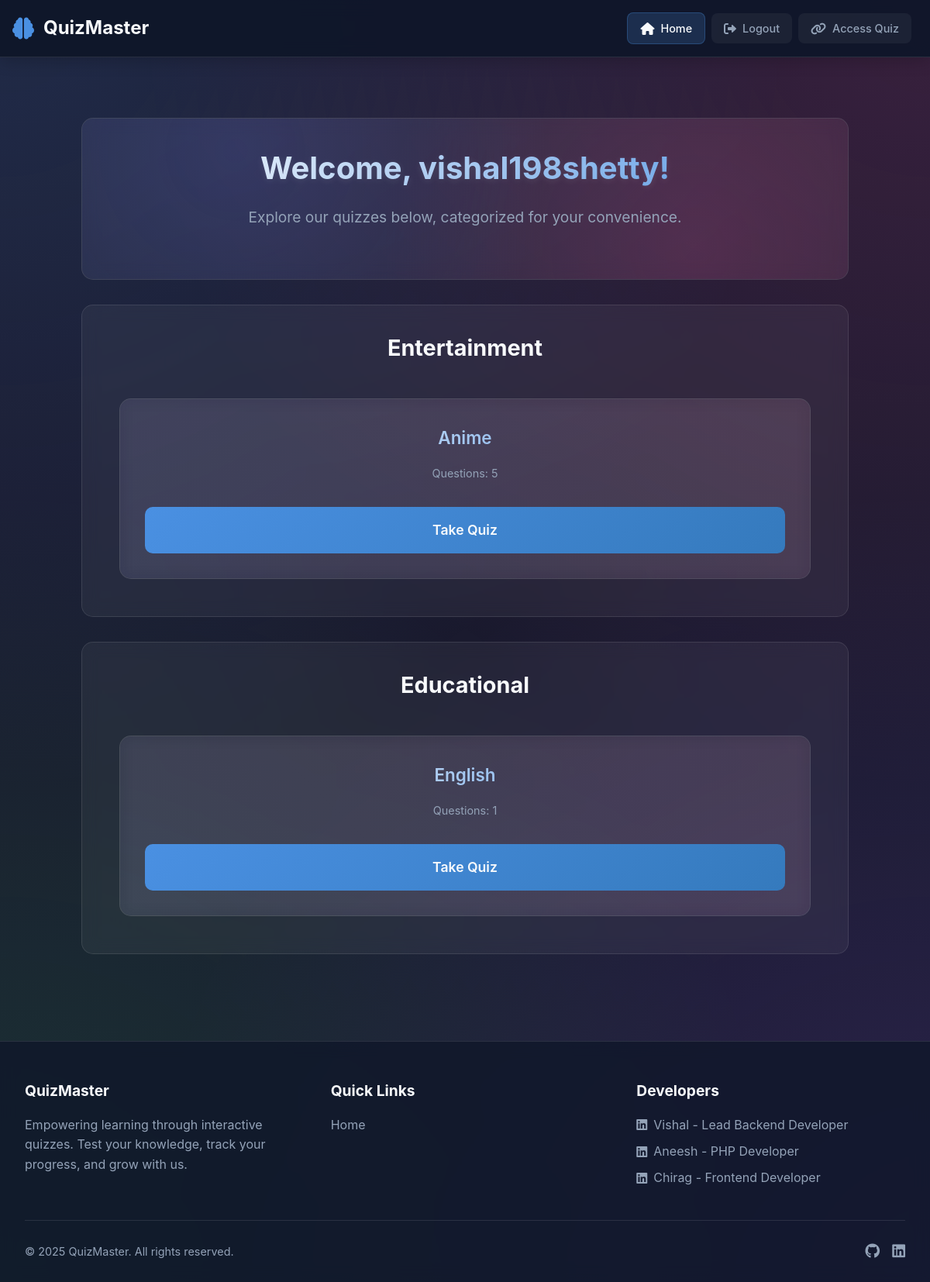
Page / (signed in) on the committed database.
### tables this page shows
CREATE TABLE `quizdetails` (
  `quizid` int(5) NOT NULL,
  `category` varchar(200) NOT NULL,
  `quizname` varchar(200) NOT NULL,
  `email` varchar(222) NOT NULL,
  `timer` int(11) NOT NULL DEFAULT 30,
  `is_visible` tinyint(1) NOT NULL DEFAULT 1
);

### index.php (the view, shortened to what this page needs)
<?php
include "dbconnect.php";
$welcome_name = '';
if (isset($_SESSION['name']) && !empty($_SESSION['name'])) {
    $welcome_name = $_SESSION['name'];
} else if (isset($_SESSION['username']) && !empty($_SESSION['username'])) {
    $welcome_name = $_SESSION['username'];
} else if (isset($_SESSION['email']) && !empty($_SESSION['email'])) {
    $welcome_name = explode('@', $_SESSION['email'])[0];
}
$quizQuery = "SELECT qd.quizid, qd.quizname, qd.category,
              (SELECT COUNT(*) FROM quizes WHERE quizid = qd.quizid) as question_count,
              qd.is_visible
              FROM quizdetails qd";
if ($_SESSION['status'] !== 'admin') {
    $quizQuery .= " WHERE qd.is_visible = TRUE";
}
$quizResult = $con->query($quizQuery);
$categories = array();
if ($quizResult) {
    while ($row = $quizResult->fetch_assoc()) {
        if (!in_array($row['category'], $categories)) {
            $categories[] = $row['category'];
        }
    }
    $quizResult->data_seek(0);
}
?>
<?php include "components/header.php"; ?>
    <div class="dashboard">
        <section class="welcome-section">
            <h1 class="welcome-title">
                Welcome<?php echo $welcome_name ? ', ' . htmlspecialchars($welcome_name) : ''; ?>!
            </h1>
            <p class="welcome-subtitle">
                Explore our quizzes below, categorized for your convenience.
            </p>
        </section>
        <?php foreach ($categories as $category): ?>
            <div class="category-section">
                <h2 class="category-title"><?php echo htmlspecialchars($category); ?></h2>
                <div class="quiz-grid">
                    <?php
                    $quizResult->data_seek(0);
                    while ($quiz = $quizResult->fetch_assoc()):
                        if ($quiz['category'] === $category):
                    ?>
                        <div class="quiz-card">
                            <h3 class="quiz-title"><?php echo htmlspecialchars($quiz['quizname']); ?></h3>
                            <p class="quiz-info">
                                Questions: <?php echo $quiz['question_count']; ?>
                            </p>
                            <a href="select_difficulty.php?quizid=<?php echo $quiz['quizid']; ?>" class="take-quiz-btn">
                                Take Quiz
                            </a>
                        </div>
                    <?php
                        endif;
                    endwhile;
                    ?>
                </div>
            </div>
        <?php endforeach; ?>
    </div>
<?php include "components/footer.php"; ?>

### css/responsive.css (style rules this page uses)
:root { --container-width: min(90%, 1200px); --spacing-sm: 0.5rem; --spacing-md: 1rem; --spacing-lg: 2rem; }
.quiz-card { background: rgba(255, 255, 255, 0.1); border-radius: 12px; padding: var(--spacing-md); margin-bottom: var(--spacing-md); backdrop-filter: blur(10px); border: 1px solid rgba(255, 255, 255, 0.1); }

### components/header.php (style rules this page uses)
:root { --primary: #4a90e2; --primary-dark: #357abd; --secondary: #ec4899; --accent: #8b5cf6; --background: #1a1a2e; --text: #f8fafc; --text-muted: #94a3b8; --success: #22c55e; --error: #ef4444; --header-height: 4.5rem; --admin-gradient: linear-gradient(135deg, #4a90e2, #8b5cf6); --admin-glow: 0 0 15px rgba(74, 144, 226, 0.5); }
* { margin: 0; padding: 0; box-sizing: border-box; font-family: 'Inter', -apple-system, BlinkMacSystemFont, 'Segoe UI', Roboto, sans-serif; }
body { background: var(--background); color: var(--text); line-height: 1.6; min-height: 100vh; display: flex; flex-direction: column; }

### index.php (style rules this page uses)
:root { --quiz-primary: #4a90e2; --quiz-secondary: #357abd; --quiz-card-bg: rgba(255, 255, 255, 0.05); --quiz-card-border: rgba(255, 255, 255, 0.1); --quiz-card-hover: rgba(255, 255, 255, 0.08); --delete-color: #ef4444; --delete-hover: #dc2626; }
.dashboard { width: var(--container-width); margin: var(--spacing-lg) auto; padding: var(--spacing-md); }
.welcome-section { text-align: center; padding: var(--spacing-lg); margin-bottom: var(--spacing-lg); background: var(--quiz-card-bg); border-radius: 15px; backdrop-filter: blur(10px); border: 1px solid var(--quiz-card-border); animation: fadeIn 0.5s ease; position: relative; overflow: hidden; }
.welcome-section::before { content: ''; position: absolute; top: 0; left: 0; right: 0; bottom: 0; background: radial-gradient(circle at 20% 20%, rgba(99, 102, 241, 0.15) 0%, transparent 50%), radial-gradient(circle at 80% 80%, rgba(236, 72, 153, 0.15) 0%, transparent 50%); z-index: 0; }
.welcome-title { position: relative; font-size: clamp(2rem, 5vw, 2.5rem); margin-bottom: var(--spacing-md); background: linear-gradient(135deg, #fff, var(--quiz-primary)); -webkit-background-clip: text; -webkit-text-fill-color: transparent; text-shadow: 0 2px 10px rgba(255, 255, 255, 0.1); }
.welcome-subtitle { position: relative; font-size: clamp(1rem, 3vw, 1.2rem); color: var(--text-muted); margin-bottom: var(--spacing-lg); max-width: 800px; margin-left: auto; margin-right: auto; }
.category-section { margin: var(--spacing-lg) 0; background: var(--quiz-card-bg); border-radius: 15px; padding: var(--spacing-lg); backdrop-filter: blur(10px); border: 1px solid var(--quiz-card-border); }
.category-title { color: var(--text-light); font-size: clamp(1.5rem, 4vw, 1.8rem); margin-bottom: var(--spacing-md); padding-bottom: 10px; border-bottom: 2px solid var(--card-border); text-align: center; }
.quiz-grid { display: grid; grid-template-columns: repeat(auto-fit, minmax(280px, 1fr)); gap: var(--spacing-lg); padding: var(--spacing-md); }
.quiz-card { background: var(--quiz-card-bg); border-radius: 15px; padding: var(--spacing-lg); transition: all 0.3s ease; border: 1px solid var(--quiz-card-border); display: flex; flex-direction: column; justify-content: space-between; height: 100%; position: relative; overflow: hidden; }
.quiz-card::before { content: ''; position: absolute; top: 0; left: 0; width: 100%; height: 100%; background: linear-gradient(45deg, rgba(99, 102, 241, 0.05) 0%, rgba(236, 72, 153, 0.05) 100%); z-index: 0; transition: all 0.3s ease; }
.quiz-card > * { position: relative; z-index: 1; }
.quiz-title { color: var(--text-light); font-size: clamp(1.2rem, 3vw, 1.4rem); margin-bottom: var(--spacing-md); text-align: center; font-weight: 600; background: linear-gradient(135deg, #fff, var(--quiz-primary)); -webkit-background-clip: text; -webkit-text-fill-color: transparent; }
.quiz-info { color: var(--text-muted); font-size: clamp(0.8rem, 2vw, 0.9rem); margin-bottom: var(--spacing-md); text-align: center; }
.take-quiz-btn { width: 100%; padding: var(--spacing-md); background: linear-gradient(135deg, var(--quiz-primary), var(--quiz-secondary)); border: none; border-radius: 10px; color: var(--text-light); font-size: clamp(1rem, 2.5vw, 1.1rem); cursor: pointer; transition: all 0.3s ease; text-decoration: none; font-weight: 600; text-align: center; margin-top: auto; }

### rows in the picture
quizdetails: quizname "Anime", question_count "5"
quizdetails: quizname "English", question_count "1"

### other values in the picture
$welcome_name "vishal198shetty"
$category "Entertainment"
$category "Educational"
